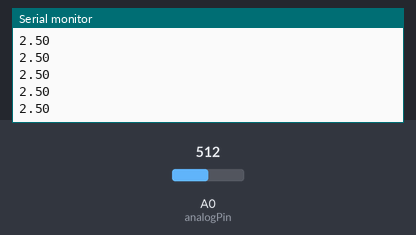
Recording of a sketch running on a simulated Arduino Uno, built with avr-gcc and run on an emulated ATmega328P. On the bench: the last lines printed to the serial monitor. The test bench sets the inputs (shaded band); at power-on: A0 (analogPin) = 512.

Above: at 1.2 s.
1.3 s: A0 (analogPin) set to 716
At 2.0 s:
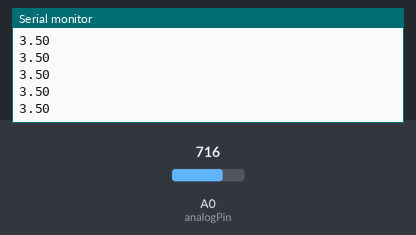
2.8 s: A0 (analogPin) set to 900
At 3.6 s:
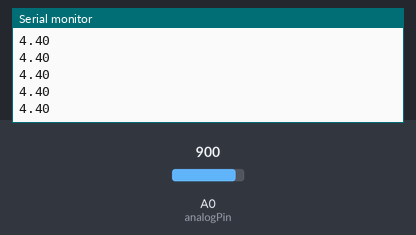
Timing chart, 0 to 5.8 s (numbered marks = the images above; inputs shaded):
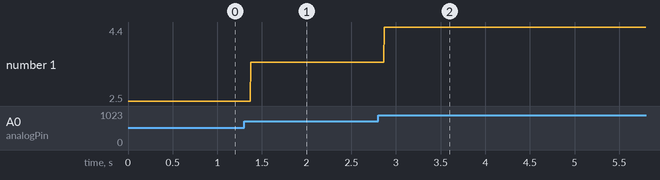

Measured:
- after the input at 1.3 s, the serial monitor: prints a new line after 0.07 s (image 1)
- after the input at 2.8 s, the serial monitor: prints a new line after 0.07 s (image 2)
- plotted number 1: 2.5 → 3.5 after the input at 1.3 s, 3.5 → 4.4 after the input at 2.8 s

The sketch:

13.ino
```cpp
/*
 Reading analog voltage in arduino UNO
*/

const int analogPin = A0;

// Values that change in the loop
int analogValue;
float voltage;

void setup() {

  // Serial communication is 9600 bits / sec
  Serial.begin(9600);
}

void loop() {
  // Read the analog pin connected to the component
  analogValue = analogRead(analogPin);

  // Convert analog reading (0 - 1023) to voltage (0 - 5)
  voltage = analogValue * (5.0 / 1023.0);

  // Print voltage in serial monitor
  Serial.println(voltage);

  // For readablitiy
  // delay(1000);
}
```
